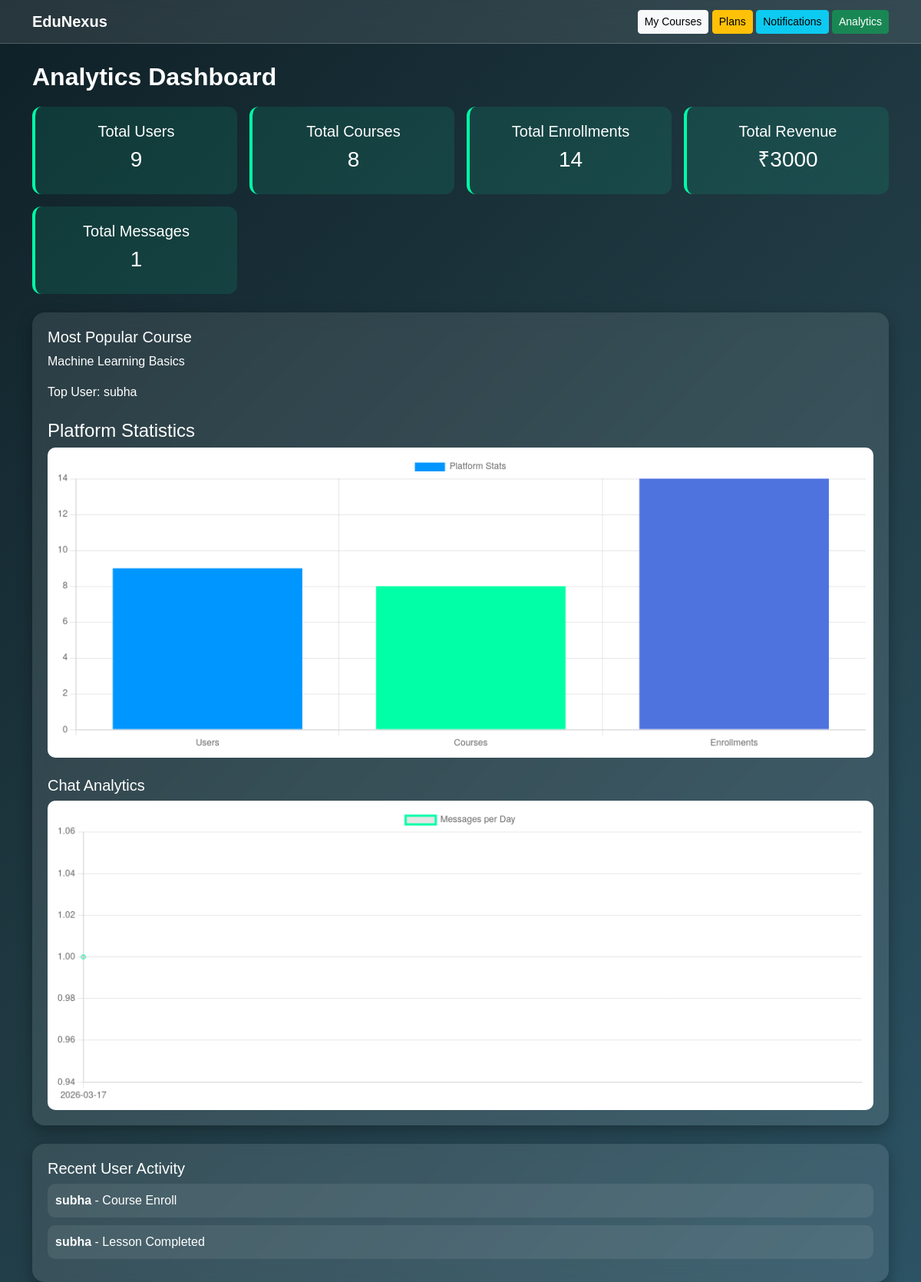
/dashboard/, run on the app's committed database.
### knowledgehub/models.py (models this page shows, shortened)
class Course(models.Model):
    title = models.CharField(max_length=200)
    description = models.TextField()
    created_at = models.DateTimeField(auto_now_add=True)
    image = models.ImageField(upload_to="course_images/", null=True, blank=True)
    is_premium = models.BooleanField(default=False)

class UserActivity(models.Model):
    user = models.ForeignKey(User, on_delete=models.CASCADE)
    activity_type = models.CharField(max_length=100)
    description = models.TextField()
    created_at = models.DateTimeField(auto_now_add=True)

### knowledgehub/views.py (the view)
# urls.py: path("dashboard/", admin_dashboard),
def admin_dashboard(request):
    total_users = User.objects.count()
    total_courses = Course.objects.count()
    total_enrollments = Enrollment.objects.count()
    total_revenue = Payment.objects.aggregate(
        total=Sum("amount")
    )["total"] or 0
    recent_activity = UserActivity.objects.order_by("-created_at")[:5]
    popular_course = Enrollment.objects.values("course__title") \
        .annotate(total=Count("id")) \
        .order_by("-total") \
        .first()
    context = {
        "users": total_users,
        "courses": total_courses,
        "enrollments": total_enrollments,
        "revenue": total_revenue,
        "popular_course": popular_course,
        "recent_activity": recent_activity,
    }
    return render(request, "dashboard.html", context)

### knowledgehub/views.py (called while the page is built)
def notification_count(request):
    if request.user.is_authenticated:
        unread = Notification.objects.filter(
            user=request.user,
            is_read=False
        ).count()
    else:
        unread = 0
    return {"unread_count": unread}

### templates/dashboard.html (shortened to what this page needs)
<!DOCTYPE html>
<html>
<head>
<link href="https://cdn.jsdelivr.net/npm/bootstrap@5.3.2/dist/css/bootstrap.min.css" rel="stylesheet">
</head>
<body>
<nav class="navbar navbar-expand-lg navbar-glass">
<div class="container">
<a class="navbar-brand text-white fw-bold" href="/">EduNexus</a>
<div>
<a class="btn btn-light btn-sm" href="/my-courses/">My Courses</a>
<a class="btn btn-warning btn-sm" href="/plans/">Plans</a>
<a class="btn btn-info btn-sm" href="/notifications/">Notifications</a>
<a class="btn btn-success btn-sm" href="/dashboard/">Analytics</a>
</div>
</div>
</nav>
<div class="container mt-4">
<h2 class="dashboard-title">Analytics Dashboard</h2>
<div class="row g-3">
<div class="col-md-3">
<div class="stat-card">
<h5>Total Users</h5>
<h3>{{ users }}</h3>
</div>
</div>
<div class="col-md-3">
<div class="stat-card">
<h5>Total Courses</h5>
<h3>{{ courses }}</h3>
</div>
</div>
<div class="col-md-3">
<div class="stat-card">
<h5>Total Enrollments</h5>
<h3>{{ enrollments }}</h3>
</div>
</div>
<div class="col-md-3">
<div class="stat-card">
<h5>Total Revenue</h5>
<h3>₹{{ revenue }}</h3>
</div>
</div>
<div class="col-md-3">
<div class="stat-card">
<h5>Total Messages</h5>
<h3 id="msgCount">0</h3>
</div>
</div>
</div>
<div class="glass-card mt-4">
<h5>Most Popular Course</h5>
<p>{{ popular_course.course__title }}</p>
<p id="topUser">Top User: -</p>
<h4 class="mt-4">Platform Statistics</h4>
<canvas id="statsChart" height="120"></canvas>
<h5 class="mt-4">Chat Analytics</h5>
<canvas id="messageChart" height="120"></canvas>
</div>
<div class="glass-card mt-4">
<h5>Recent User Activity</h5>
{% for a in recent_activity %}
<div class="activity-box">
<strong>{{ a.user.username }}</strong> - {{ a.activity_type }}
</div>
{% empty %}
<p>No recent activity</p>
{% endfor %}
</div>
</div>
<script>
const statsCtx = document.getElementById('statsChart').getContext('2d');
const users = Number("{{ users }}");
const courses = Number("{{ courses }}");
const enrollments = Number("{{ enrollments }}");
new Chart(statsCtx, {
    type: 'bar',
    data: {
        labels: ['Users', 'Courses', 'Enrollments'],
        datasets: [{
            label: 'Platform Stats',
            data: [users, courses, enrollments],
            backgroundColor: ['#0096ff','#00ffa6','#4e73df']
        }]
    }
});
const msgCtx = document.getElementById('messageChart').getContext('2d');
fetch("/analytics/")
.then(res => res.json())
.then(data => {
    document.getElementById("msgCount").innerText = data.total_messages;
    document.getElementById("topUser").innerText =
        "Top User: " + (data.most_active_user ? data.most_active_user.sender__username : "None");
    const days = data.messages_per_day.map(x => x.day);
    const counts = data.messages_per_day.map(x => x.total);
    new Chart(msgCtx, {
        type: 'line',
        data: {
            labels: days,
            datasets: [{
                label: 'Messages per Day',
                data: counts,
                borderColor: '#00ffa6',
                fill: false
            }]
        }
    });
});
</script>
</body>
</html>

### templates/dashboard.html (style rules this page uses)
body { font-family:Arial; background:linear-gradient(135deg,#0f2027,#203a43,#2c5364); color:white; min-height:100vh; }
.navbar-glass { background:rgba(255,255,255,0.1); backdrop-filter:blur(12px); border-bottom:1px solid rgba(255,255,255,0.2); }
.glass-card { background:rgba(255,255,255,0.1); backdrop-filter:blur(10px); border-radius:16px; padding:20px; box-shadow:0 8px 20px rgba(0,0,0,0.3); }
.stat-card { text-align:center; padding:20px; background:rgba(0,255,180,0.1); border-left:4px solid #00ffa6; border-radius:12px; transition:0.3s; }
.activity-box { background:rgba(255,255,255,0.08); padding:10px; border-radius:10px; margin-bottom:10px; }
.dashboard-title { font-weight:bold; margin-bottom:20px; }
canvas { background:white; border-radius:10px; padding:10px; }

### data on the page
Course: course__title "Machine Learning Basics"
UserActivity: user.username "subha", activity_type "Course Enroll"
UserActivity: user.username "subha", activity_type "Lesson Completed"

### other printed values
{{ users }} "9"
{{ courses }} "8"
{{ enrollments }} "14"
{{ revenue }} "3000"
chart data {{ users }} 9
chart data {{ courses }} 8
chart data {{ enrollments }} 14
